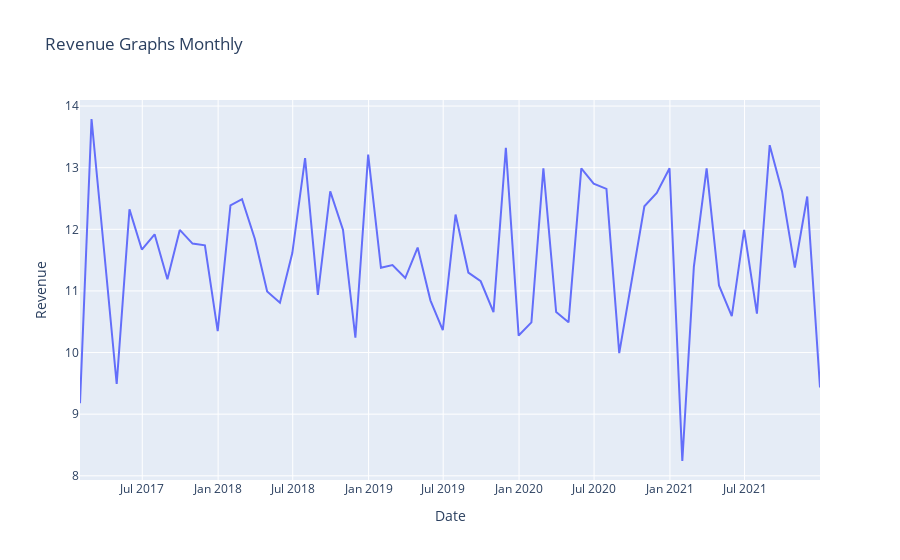

Notebook cell for this chart:
### Code cell
scatter_data_month = go.Scatter(x=df_month.index,
                         y=df_month.Price)
layout = go.Layout(title='Revenue Graphs Monthly' , xaxis=dict(title='Date'), yaxis=dict(title='Revenue'))
fig = go.Figure(data=[scatter_data_month], layout=layout)
fig.show()
